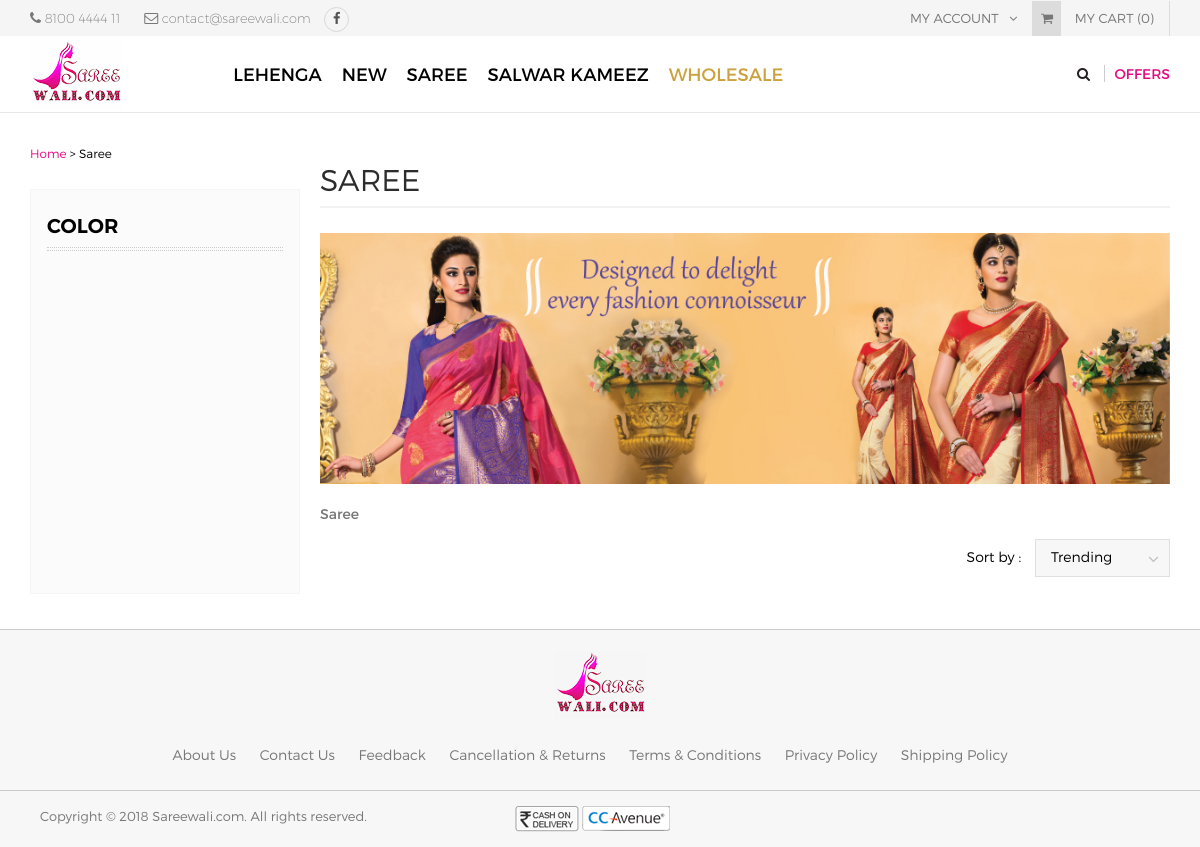
/product-list/sarees, run on an earlier commit of the app's database.
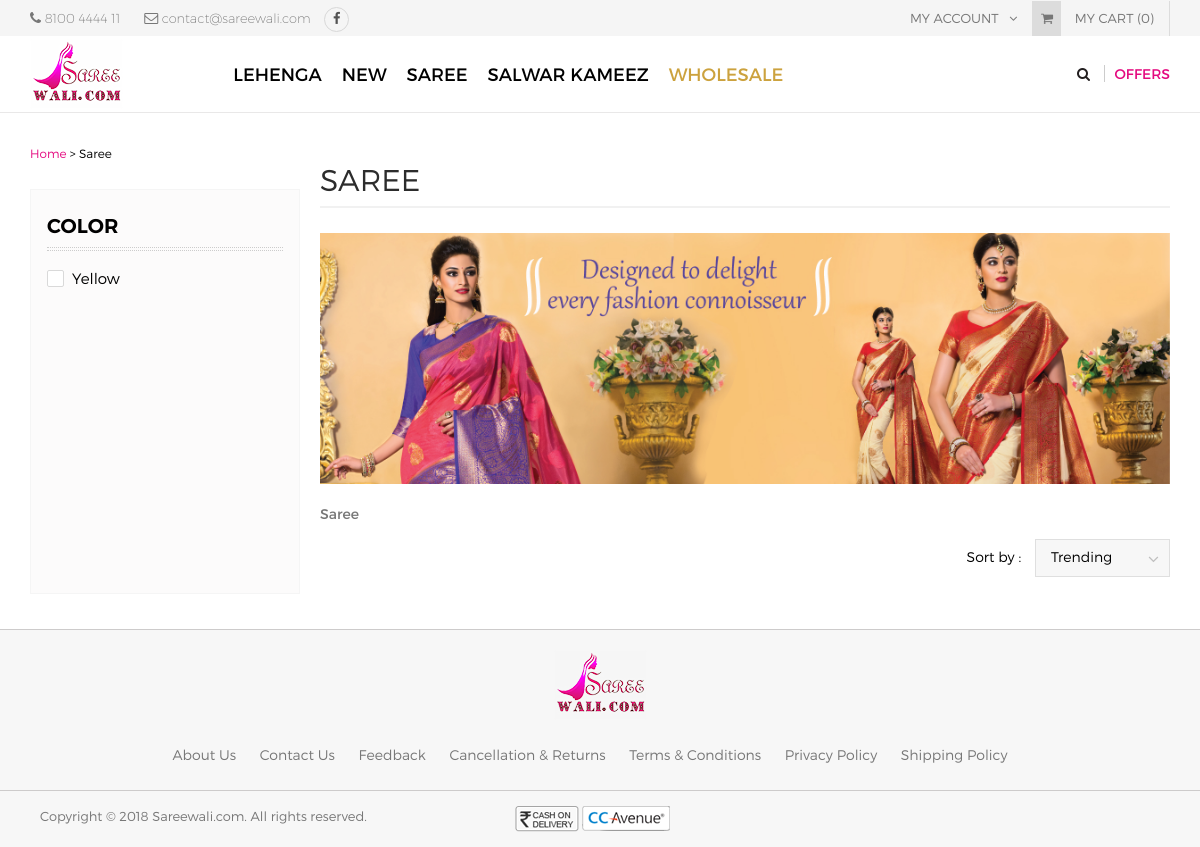
And on a later commit of the database.
### tables this page shows
CREATE TABLE `saree_admin` (
  `admin_id` int(11) NOT NULL,
  `username` varchar(255) NOT NULL,
  `email` varchar(255) NOT NULL,
  `password` varchar(255) NOT NULL,
  `original_password` varchar(255) NOT NULL,
  `contact_no` varchar(255) NOT NULL,
  `address` text NOT NULL,
  `is_active` int(11) NOT NULL
);

CREATE TABLE `saree_entity` (
  `entity_id` int(11) NOT NULL,
  `name` varchar(255) NOT NULL,
  `description` tinytext NOT NULL,
  `image_path` varchar(255) NOT NULL,
  `slug` varchar(255) NOT NULL,
  `level` int(11) NOT NULL,
  `parent_id` int(11) NOT NULL,
  `sort_order` int(11) NOT NULL,
  `is_special` enum('Y','N') NOT NULL DEFAULT 'N',
  `status` enum('Y','N') NOT NULL DEFAULT 'N',
  `date_added` int(11) NOT NULL,
  `date_modified` int(11) NOT NULL
);

CREATE TABLE `saree_settings` (
  `settings_id` int(11) NOT NULL,
  `sitename` varchar(255) NOT NULL,
  `siteaddress` varchar(255) NOT NULL,
  `logoname` varchar(255) NOT NULL,
  `logopathname` varchar(255) NOT NULL,
  `facebook_page_url` varchar(255) NOT NULL,
  `date_added` int(11) NOT NULL
);

CREATE TABLE `saree_color` (
  `color_id` int(11) NOT NULL,
  `name` varchar(255) NOT NULL
);

### application/models/Defaultdata.php (called while the page is built, shortened)
<?php
class Defaultdata extends CI_Model {
	private $mydata = array();
	public function getFrontendDefaultData()
	{
		$this->mydata["tot_segments"] = $this->getUrlSegments();
		$this->mydata['general_settings'] = $this->grabSettingData();
		$this->mydata["modal"] = $this->load->view('partials/modal', null, true);
		$this->mydata['admin_profile'] = $this->grabProfileData();
		$this->mydata['final_tree'] = $this->grabTree();
		$this->mydata['prd_cat'] = $this->entitydata->grab_entity(array("level" => "1", "status" => "Y"));
		$this->data = $this->mydata;
		$this->headerdata = $this->mydata;
		$this->data["header"] = $this->load->view('partials/header', $this->headerdata, true);
		$this->data["head"] = $this->load->view('partials/head', null, true);
		$this->data["upper_footer"] = $this->load->view('partials/upper_footer', $this->headerdata, true);
		$this->data["footer"] = $this->load->view('partials/footer', null, true);
		$this->data["foot"] = $this->load->view('partials/foot', null, true);
		return $this->data;
	}
	public function grabTree(){
		$tree = $this->entitydata->grab_entity(array("level !=" => "0", "status" => "Y"), array(), array(), array("sort_order" => "asc"));
		$recArr = array();
		if(!empty($tree)){
			foreach($tree as $tr){
				$recArr[$tr->entity_id] = $tr;
			}
		}
		if(!empty($tree)){
			foreach($tree as $tr){
				if(isset($recArr[$tr->parent_id])){
					$final_tree[$tr->name.'_'.$tr->is_special.'_'.$tr->slug] = $recArr[$tr->parent_id]->name.'_'.$tr->is_special.'_'.$tr->slug;
				}else{
					$final_tree[$tr->name.'_'.$tr->is_special.'_'.$tr->slug] = null;
				}
			}
		}
		return $this->defaultdata->parseTree($final_tree);
	}
	public function getUrlSegments()
	{
		$all_segment=$this->uri->segment_array();
		return $all_segment;
	}
	public function grabSettingData(){
		$query = $this->db->get(TABLE_SETTINGS);
		return $query->row();
	}
	public function grabProfileData(){
		$query = $this->db->get(TABLE_ADMIN);
		return $query->row();
	}
	public function parseTree($tree, $root = null) {
        $return = array();
        foreach($tree as $child => $parent) {
            if($parent == $root) {
                unset($tree[$child]);
                $return[] = array(
                    'name' => $child,
                    'children' => $this->parseTree($tree, $child)
                );
            }
        }
        return empty($return) ? null : $return;
    }
}
?>

### application/controllers/Product.php (called while the page is built, shortened)
<?php
	class Product extends CI_Controller {
		public $data = array();
		public function __construct(){
			$this->load->model('bannerdata');
			$this->load->model('entitydata');
			$this->load->model('userdata');
			$this->load->model('productdata');
			$this->load->model('adsdata');
			$this->data = $this->defaultdata->getFrontendDefaultData();
		}
		public function product_list($entity, $sub_entity = null){
			$this->load->library('breadcrumb');
			$entity_data = $this->entitydata->grab_entity(array("slug" => $entity));
			$this->breadcrumb->add('Home', base_url());
			$this->breadcrumb->add($entity_data[0]->name, base_url('product-list/'.$entity));
			if($sub_entity){
				$sub_entity_data = $this->entitydata->grab_entity(array("slug" => $sub_entity));
				$this->breadcrumb->add($sub_entity_data[0]->name, base_url('product-list/'.$entity));
				$product_list = $this->productdata->grab_product_list_all($sub_entity);
				$this->data['entity'] = $sub_entity_data[0]->name;
			}else{
				$product_list = $this->productdata->grab_product_list_all($entity);
				$this->data['entity'] = $entity_data[0]->name;
			}
			$this->data['product_list'] = $product_list;
			$this->data['products'] = $this->load->view('partials/products', $this->data, true);
			$this->data['breadcrumb'] = $this->breadcrumb->output();
			$colors = $this->productdata->grab_color();
			$this->data['colors'] = $colors;
			$searchbar = $this->load->view('partials/searchbar', $this->data, true);
			$this->data['searchbar'] = $searchbar;
			$this->load->view('product_list', $this->data);
		}
	}
?>

### index.php (called while the page is built, shortened)
<?php
require_once BASEPATH.'core/CodeIgniter.php';

### application/models/Entitydata.php (called while the page is built, shortened)
<?php
class Entitydata extends CI_Model {
	public function grab_entity($cond = array(), $like = array(), $limit = array(), $order_by = array()){
		if(!empty($cond)){
			$this->db->where($cond);
		}
		if(!empty($order_by)){
			foreach($order_by as $key => $val){
				$this->db->order_by($key, $val);
			}
		}else{
			$this->db->order_by('date_added','desc');
		}
		$query = $this->db->get(TABLE_ENTITY);
		return $query->result();
	}
}

### application/models/Productdata.php (called while the page is built, shortened)
<?php
class Productdata extends CI_Model {
	public function grab_color($cond = array(), $like = array(), $limit = array()){
		$query = $this->db->get(TABLE_COLOR);
		return $query->result();
	}
}

### application/views/partials/searchbar.php (the view, shortened to what this page needs)
<div class="col-md-3">
  <form name="frmFilter" id="frmFilter" action="">
    <div class="leftBox">
      <div class="filterBox">
        <h2><i class="fa fa-caret-down" aria-hidden="true"></i>Color </h2>
        <div class="scroll-color">
          <ul class="filterItems">
            <?php
              if(!empty($colors)){
                foreach ($colors as $key => $value) {
            ?>
            <li>
              <label for="<?php echo $value->name;?>"> <span ></span><?php echo $value->name;?> </label>
            </li>
            <?php
                }
              }
            ?>
          </ul>
        </div>
      </div>
    </div>
  </form>
</div>

### application/views/partials/header.php (shortened to what this page needs)
<header>
  <div class="header-top">
    <div class="container">
      <div class="row">
        <div class="col-md-6">
        	<span class="phone">
        		<i class="fa fa-phone"></i>
        		<a href="tel:<?php echo $admin_profile->contact_no;?>"><?php echo $admin_profile->contact_no;?></a>
        	</span>
        	<span class="email">
        		<i class="fa fa-envelope-o" aria-hidden="true"></i>
        		<a href="mailto:<?php echo $admin_profile->email;?>"><?php echo $admin_profile->email;?></a>
        	</span>
        	<span class="socal">
        		<a href="<?php echo $general_settings->facebook_page_url;?>" class="fbIcon" target="_blank">
        			<i class="fa fa-facebook" aria-hidden="true"></i>
        		</a>
        	</span>
        </div>
        <div class="col-md-6">
          <ul class="tb_right">
            <li> <a href="javascript:void(0)">My Account <i class="fa fa-angle-down" aria-hidden="true"></i></a>
            </li>
            <li class="topCart"><a href="javascript:void(0)"><i class="fa fa-shopping-cart" aria-hidden="true"></i> My Cart (0)</a>
            </li>
          </ul>
        </div>
      </div>
    </div>
  </div>
  <div class="header-area">
    <div class="container">
      <div class="row">
        <div class="col-md-2 logo"><a href="<?php echo base_url(); ?>" title=""><img src="<?php echo base_url(); ?>uploads/logo/logo.png" /></a></div>
        <div class="col-md-10 headerRight">
          <div class="menu-container">
            <div class="menu">
              <?php
                  function printTree($tree) {
                    if(!is_null($tree) && count($tree) > 0) {
                            echo '<ul>';
                            foreach($tree as $node) {
                                $name = explode("_", $node['name']);
                                if(!empty($node['children'])){
                                  if($name[1] == 'Y'){
                                    echo '<li><a class="coutreNav" href="'.base_url('product-list/'.$name[2]).'">'.$name[0].'</a>';
                                  }else{
                                    echo '<li><a href="'.base_url('product-list/'.$name[2]).'">'.$name[0].'</a>';
                                  }
                                }else{
                                  if($name[1] == 'Y'){
                                    echo '<li><a class="coutreNav" href="'.base_url('product-list/'.$name[2]).'">'.$name[0].'</a>';
                                  }else{
                                    echo '<li><a href="'.base_url('product-list/'.$name[2]).'">'.$name[0].'</a>';
                                  }
                                }
                                echo '</li>';
                            }
                            echo '</ul>';
                        }
                    }
                    printTree($final_tree);
                ?>
            </div>
          </div>
          <div class="menu-right"> <span class="search"><a href="javascript:void(0)"><i class="fa fa-search" aria-hidden="true"></i></a>
            </span> <span class="offer"><a href="products.html">Offers</a></span> </div>
          <div class="clearfix"></div>
        </div>
        <div class="clearfix"></div>
      </div>
    </div>
  </div>
</header>

### application/views/partials/head.php (shortened to what this page needs)
<!DOCTYPE HTML>
<html>
<head>
<link href="<?php echo base_url(); ?>resources/css/font-awesome.min.css" rel="stylesheet">
<link rel="stylesheet" href="<?php echo base_url(); ?>resources/css/bootstrap.min.css" />
<link rel="stylesheet" href="<?php echo base_url(); ?>resources/css/owl.theme.css" />
<link rel="stylesheet" href="<?php echo base_url(); ?>resources/css/owl.carousel.css" />
<?php
	if($tot_segments[1] == 'product-details'){
?>
<link type="text/css" rel="stylesheet" href="<?php echo base_url(); ?>resources/css/easy-responsive-tabs.css" />
<link rel="stylesheet" href="<?php echo base_url(); ?>resources/css/zoom.css" />
<link rel="stylesheet" href="<?php echo base_url(); ?>resources/css/magiczoomplus.css" />
<?php
}elseif($tot_segments[1] == 'product-list'){
?>
<link rel="stylesheet" href="<?php echo base_url(); ?>resources/css/CustomScrollbar.css" />
<?php
}else{
?>
<link rel="stylesheet" href="<?php echo base_url(); ?>resources/css/animate.css" />
<?php
}
?>
<link href="<?php echo base_url(); ?>resources/css/global.css" rel="stylesheet" type="text/css">
<link href="<?php echo base_url(); ?>resources/css/responsive.css" rel="stylesheet" type="text/css">
</head>
<body class="<?php ($tot_segments[2] == 'index') ? '' : 'homePage';?>">

### application/views/partials/footer.php (shortened to what this page needs)
<div class="footer-bottom">
  <div class="container">
    <div class="footer-logo"><img src="<?php echo base_url(); ?>uploads/logo/logo.png" /></div>
    <ul class="footer-content">
      <li><a href="<?php echo base_url('about'); ?>">About Us</a></li>
      <li><a href="<?php echo base_url('contact'); ?>">Contact Us</a></li>
      <li><a href="<?php echo base_url('feedback'); ?>">Feedback</a></li>
      <li><a href="<?php echo base_url('return'); ?>">Cancellation & Returns</a></li>
      <li><a href="<?php echo base_url('term'); ?>">Terms & Conditions</a></li>
      <li><a href="<?php echo base_url('privacy'); ?>">Privacy Policy</a></li>
      <li><a href="<?php echo base_url('shipping'); ?>">Shipping Policy</a></li>
    </ul>
  </div>
</div>
<div class="copyright">
  <div class="container">
    <div class="copy-left col-xs-12 col-md-5">Copyright © 2018 <?php echo ucfirst(rtrim(preg_replace("(^https?://www.)", "",$general_settings->siteaddress), '/'));?>. All rights reserved.</div>
    <ul class="foot-paymen col-xs-12 col-md-5">
      <img src="<?php echo base_url(); ?>resources/images/payment-option.png" alt="" />
    </ul>
  </div>
</div>

### application/views/partials/foot.php (shortened to what this page needs)
</body>
</html>

### application/libraries/Breadcrumb.php (shortened to what this page needs)
<?php if ( ! defined('BASEPATH')) exit('No direct script access allowed');
class Breadcrumb {
 private $breadcrumbs = array();
 private $separator = '  >  ';
 private $start = '<div id="breadcrumb">';
 private $end = '</div>';
 function add($title, $href){
  $this->breadcrumbs[] = array('title' => $title, 'href' => $href);
 }
 function output(){
  if ($this->breadcrumbs) {
   $output = $this->start;
   foreach ($this->breadcrumbs as $key => $crumb) {
    if ($key){
     $output .= $this->separator;
    }
    $arr_keys = array_keys($this->breadcrumbs);
    if (end($arr_keys) == $key) {
     $output .= '<span>' . $crumb['title'] . '</span>';
    } else {
     $output .= '<a href="' . $crumb['href'] . '">' . $crumb['title'] . '</a>';
    }
   }
   return $output . $this->end . PHP_EOL;
  }
  return '';
 }
}

### application/views/product_list.php (shortened to what this page needs)
<?php echo $head; ?>
<?php echo $header; ?>
<section class="breadcrumbs">
  <div class="container">
    <?php echo $breadcrumb;?>
  </div>
</section>
<section class="page-container">
  <div class="container">
    <div class="row">
      <?php
        echo $searchbar;
      ?>
      <div class="col-md-9 innerRight">
        <h1 class="page-title"><?php echo $entity;?></h1>
        <div class="innerBanner"><img src="<?php echo base_url('resources/images/7_web_banner_915X270-01.jpg');?>" class="img-responsive" /></div>
        <div class="coutureBannerBtmTxt"><?php echo $entity;?></div>
        <div class="filterRow"> <span>Sort by : </span>
          <div class="shortByBox">Trending
          </div>
        </div>
      </div>
    </div>
  </div>
</section>
<?php echo $footer; ?>
<?php echo $foot; ?>

### resources/css/CustomScrollbar.css (style rules this page uses)
.mCustomScrollbar { -ms-touch-action: none; touch-action: none; }
.mCustomScrollbar.mCS_no_scrollbar { -ms-touch-action: auto; touch-action: auto; }

What changed in the data, as far as the page shows it:
added saree_color: name "Yellow"
